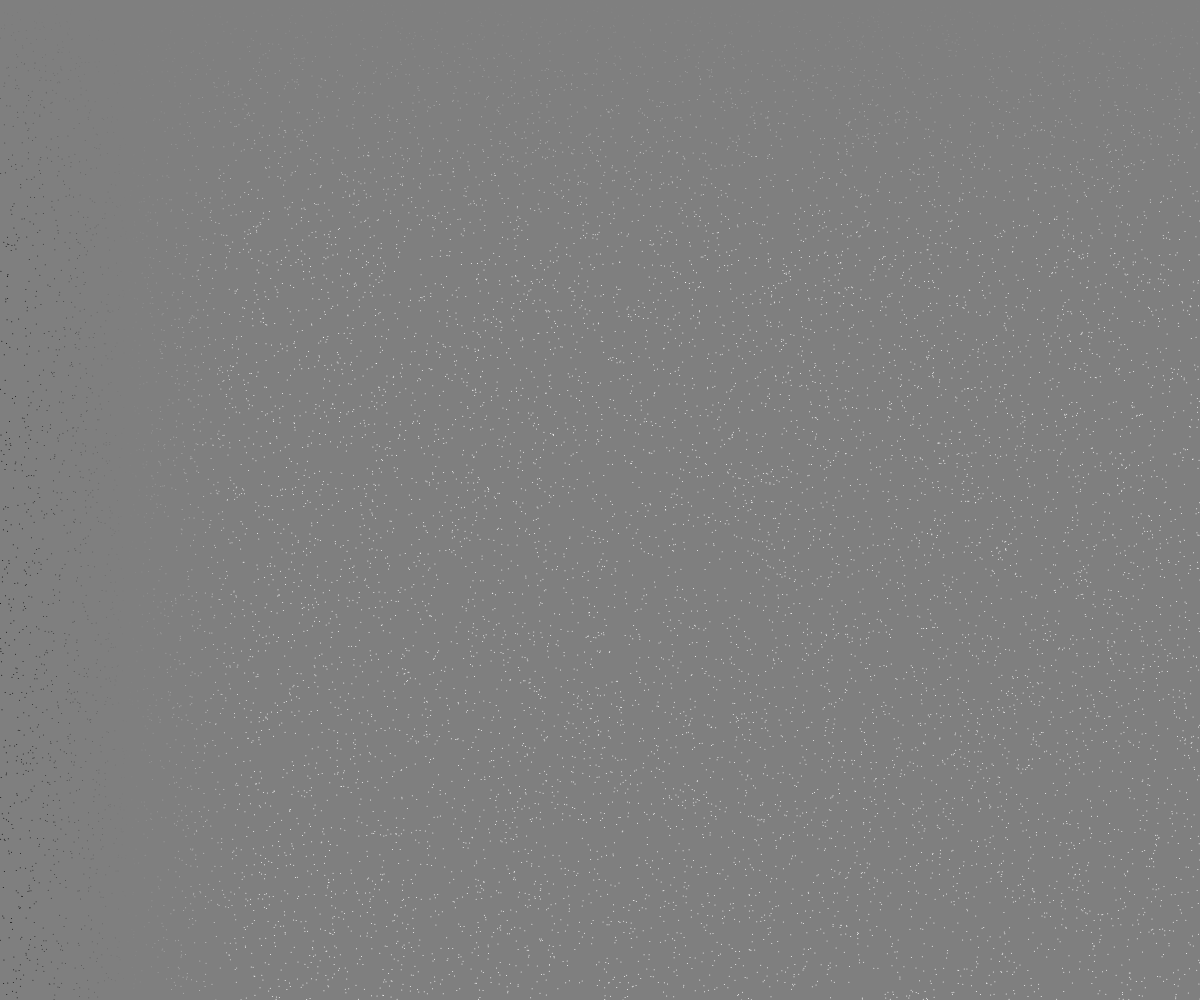
Frame 1 (no input)
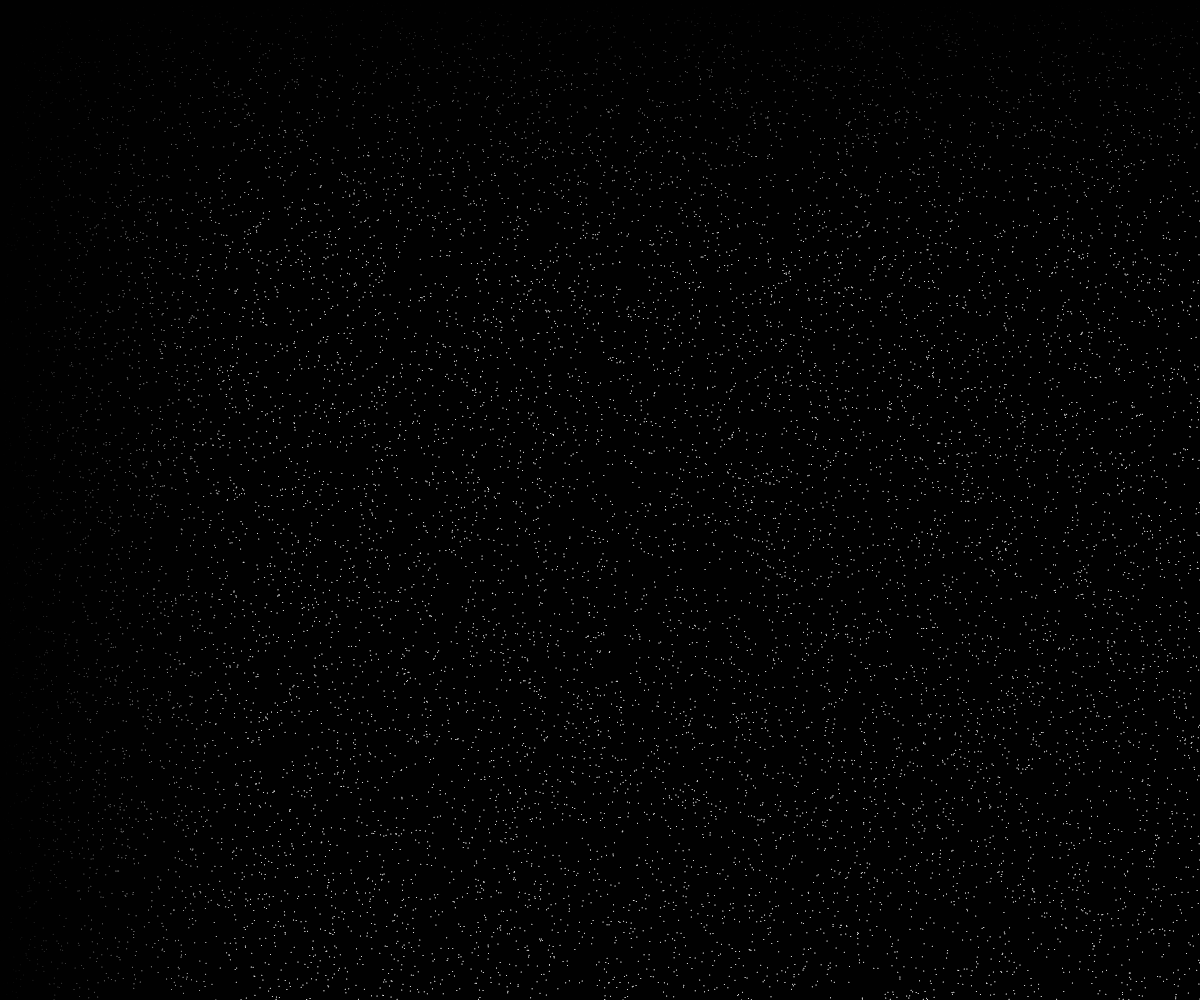
Frame 60 (no input)
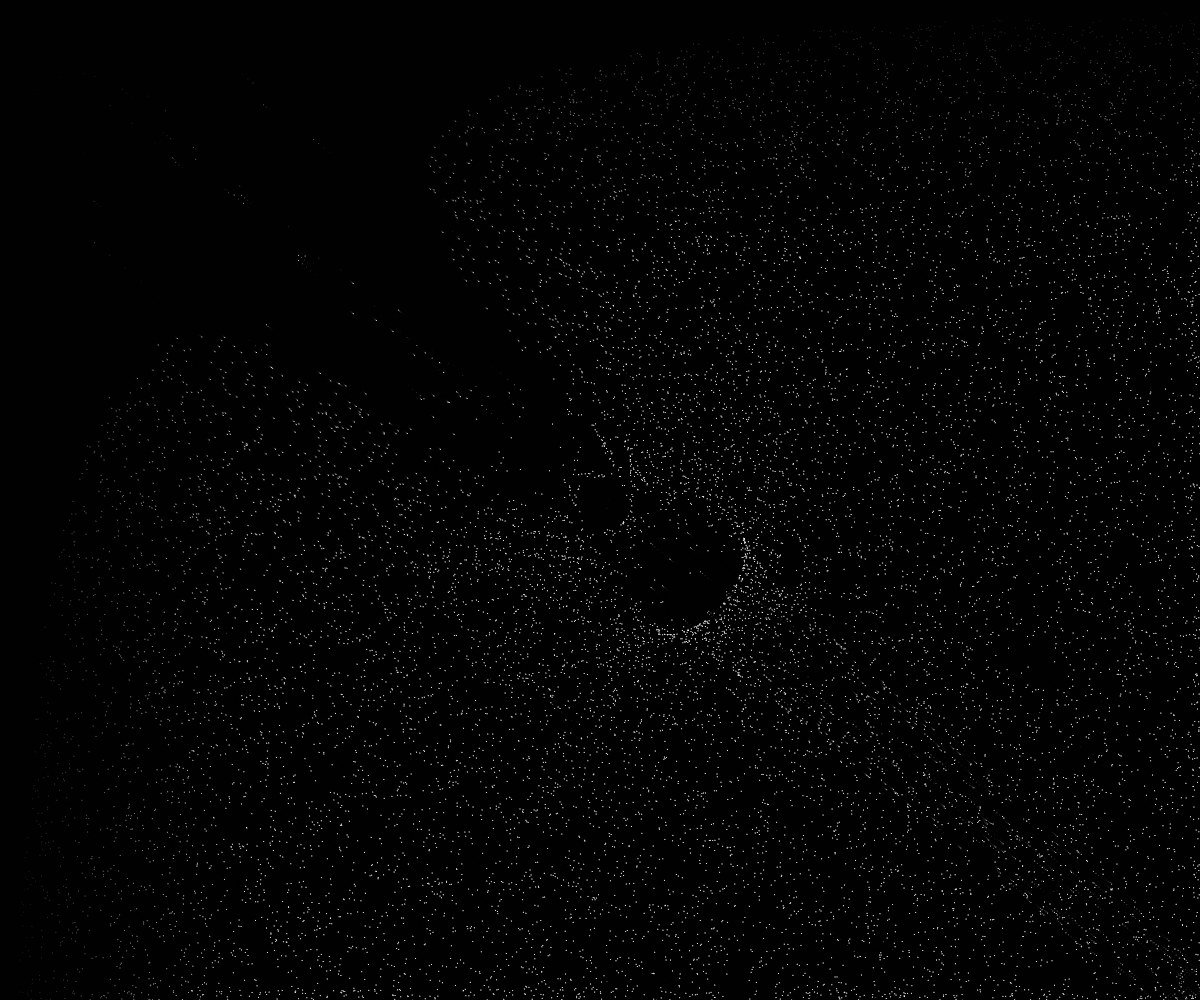
Frame 120 (the mouse pressed at the canvas centre since frame 60)

The p5.js sketch that drew these frames (run headless with seeded random() and noise() and a simulated clock; from frame 60 on, the mouse is pressed at the canvas centre):

// p5.js sketch
// ── sketch.js
let particlesQuantity = 13333;

let posX = new Array(particlesQuantity);
let posY = new Array(particlesQuantity);
let velX = new Array(particlesQuantity).fill(0);
let velY = new Array(particlesQuantity).fill(0);

function setup() {
	createCanvas(windowWidth, windowHeight);

	for (let particle = 1; particle < particlesQuantity; particle++) {
		posX[particle] = random(0, width);
		posY[particle] = random(0, height);
	}

	posX[0] = 0;
	posY[0] = 0;
}

function draw() {
	background(0, 128);

	velX[0] = velX[0] * 0.5 + (mouseX - posX[0]) * 0.1;
	velY[0] = velY[0] * 0.5 + (mouseY - posY[0]) * 0.1;

	posX[0] += velX[0];
	posY[0] += velY[0];

	for (let particle = 1; particle < particlesQuantity; particle++) {
		var whatever = 1024 / (sq(posX[0] - posX[particle]) + sq(posY[0] - posY[particle]));

		velX[particle] = velX[particle] * 0.95 + (velX[0] - velX[particle]) * whatever;
		velY[particle] = velY[particle] * 0.95 + (velY[0] - velY[particle]) * whatever;

		posX[particle] += velX[particle];
		posY[particle] += velY[particle];

		if ((posX[particle] < 0 && velX[particle] < 0) || (posX[particle] > width && velX[particle] > 0)) {
			velX[particle] = -velX[particle];
		}

		if ((posY[particle] < 0 && velY[particle] < 0) || (posY[particle] > height && velY[particle] > 0)) {
			velY[particle] = -velY[particle];
		}

		stroke(posX[particle], posY[particle]);

		point(posX[particle], posY[particle]);
	}
}

function mousePressed() {
	for (let particle = 1; particle < particlesQuantity; particle++) {
		posX[particle] = random(0, width);
		posY[particle] = random(0, height);
	}
}

function windowResized() {
	resizeCanvas(windowWidth, windowHeight);
}
